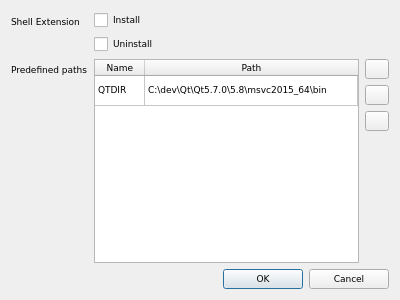
<?xml version="1.0" encoding="UTF-8"?>
<ui version="4.0">
 <class>SettingsDialog</class>
 <widget class="QDialog" name="SettingsDialog">
  <property name="geometry">
   <rect>
    <x>0</x>
    <y>0</y>
    <width>400</width>
    <height>300</height>
   </rect>
  </property>
  <property name="font">
   <font>
    <family>Verdana</family>
    <pointsize>7</pointsize>
   </font>
  </property>
  <property name="windowTitle">
   <string>Settings</string>
  </property>
  <layout class="QVBoxLayout" name="verticalLayout_3">
   <item>
    <layout class="QFormLayout" name="formLayout">
     <item row="0" column="0">
      <widget class="QLabel" name="label">
       <property name="text">
        <string>Shell Extension</string>
       </property>
      </widget>
     </item>
     <item row="0" column="1">
      <layout class="QVBoxLayout" name="verticalLayout">
       <item>
        <widget class="QCheckBox" name="checkBox_Install">
         <property name="text">
          <string>Install</string>
         </property>
        </widget>
       </item>
       <item>
        <widget class="QCheckBox" name="checkBox_Uninstall">
         <property name="text">
          <string>Uninstall</string>
         </property>
        </widget>
       </item>
      </layout>
     </item>
     <item row="1" column="0">
      <widget class="QLabel" name="label_2">
       <property name="text">
        <string>Predefined paths</string>
       </property>
      </widget>
     </item>
     <item row="1" column="1">
      <layout class="QHBoxLayout" name="horizontalLayout">
       <item>
        <widget class="QTableWidget" name="tableWidget_Paths">
         <property name="font">
          <font>
           <family>Verdana</family>
           <pointsize>7</pointsize>
          </font>
         </property>
         <attribute name="horizontalHeaderVisible">
          <bool>true</bool>
         </attribute>
         <attribute name="horizontalHeaderDefaultSectionSize">
          <number>50</number>
         </attribute>
         <attribute name="horizontalHeaderStretchLastSection">
          <bool>true</bool>
         </attribute>
         <attribute name="verticalHeaderVisible">
          <bool>false</bool>
         </attribute>
         <row>
          <property name="text">
           <string>New Row</string>
          </property>
         </row>
         <column>
          <property name="text">
           <string>Name</string>
          </property>
         </column>
         <column>
          <property name="text">
           <string>Path</string>
          </property>
         </column>
         <item row="0" column="0">
          <property name="text">
           <string>QTDIR</string>
          </property>
         </item>
         <item row="0" column="1">
          <property name="text">
           <string>C:\dev\Qt\Qt5.7.0\5.8\msvc2015_64\bin</string>
          </property>
         </item>
        </widget>
       </item>
       <item>
        <layout class="QVBoxLayout" name="verticalLayout_2">
         <item>
          <widget class="QPushButton" name="pushButton_AddPath">
           <property name="maximumSize">
            <size>
             <width>24</width>
             <height>24</height>
            </size>
           </property>
           <property name="toolTip">
            <string>Add</string>
           </property>
           <property name="text">
            <string/>
           </property>
           <property name="icon">
            <iconset resource="resources.qrc">
             <normaloff>:/images/add264.png</normaloff>:/images/add264.png</iconset>
           </property>
          </widget>
         </item>
         <item>
          <widget class="QPushButton" name="pushButton_EditPath">
           <property name="maximumSize">
            <size>
             <width>24</width>
             <height>24</height>
            </size>
           </property>
           <property name="toolTip">
            <string>Edit</string>
           </property>
           <property name="text">
            <string/>
           </property>
           <property name="icon">
            <iconset resource="resources.qrc">
             <normaloff>:/images/edit64.png</normaloff>:/images/edit64.png</iconset>
           </property>
          </widget>
         </item>
         <item>
          <widget class="QPushButton" name="pushButton_RemovePath">
           <property name="maximumSize">
            <size>
             <width>24</width>
             <height>24</height>
            </size>
           </property>
           <property name="toolTip">
            <string>Remove</string>
           </property>
           <property name="text">
            <string/>
           </property>
           <property name="icon">
            <iconset resource="resources.qrc">
             <normaloff>:/images/delete264.png</normaloff>:/images/delete264.png</iconset>
           </property>
          </widget>
         </item>
         <item>
          <spacer name="verticalSpacer">
           <property name="orientation">
            <enum>Qt::Vertical</enum>
           </property>
           <property name="sizeHint" stdset="0">
            <size>
             <width>20</width>
             <height>40</height>
            </size>
           </property>
          </spacer>
         </item>
        </layout>
       </item>
      </layout>
     </item>
    </layout>
   </item>
   <item>
    <widget class="QDialogButtonBox" name="buttonBox">
     <property name="orientation">
      <enum>Qt::Horizontal</enum>
     </property>
     <property name="standardButtons">
      <set>QDialogButtonBox::Cancel|QDialogButtonBox::Ok</set>
     </property>
    </widget>
   </item>
  </layout>
 </widget>
 <resources>
  <include location="resources.qrc"/>
 </resources>
 <connections>
  <connection>
   <sender>buttonBox</sender>
   <signal>accepted()</signal>
   <receiver>SettingsDialog</receiver>
   <slot>accept()</slot>
   <hints>
    <hint type="sourcelabel">
     <x>248</x>
     <y>254</y>
    </hint>
    <hint type="destinationlabel">
     <x>157</x>
     <y>274</y>
    </hint>
   </hints>
  </connection>
  <connection>
   <sender>buttonBox</sender>
   <signal>rejected()</signal>
   <receiver>SettingsDialog</receiver>
   <slot>reject()</slot>
   <hints>
    <hint type="sourcelabel">
     <x>316</x>
     <y>260</y>
    </hint>
    <hint type="destinationlabel">
     <x>286</x>
     <y>274</y>
    </hint>
   </hints>
  </connection>
 </connections>
</ui>
